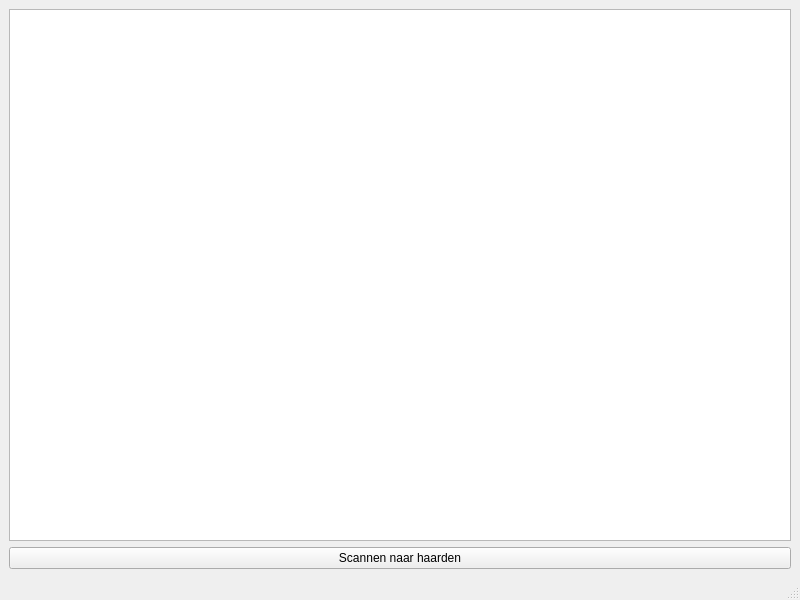
<?xml version="1.0" encoding="UTF-8"?>
<ui version="4.0">
 <class>MainWindow</class>
 <widget class="QMainWindow" name="MainWindow">
  <property name="geometry">
   <rect>
    <x>0</x>
    <y>0</y>
    <width>800</width>
    <height>600</height>
   </rect>
  </property>
  <property name="windowTitle">
   <string>MainWindow</string>
  </property>
  <widget class="QWidget" name="centralwidget">
   <layout class="QVBoxLayout" name="verticalLayout">
    <item>
     <widget class="QListWidget" name="fireplaceListWidget">
      <property name="sizePolicy">
       <sizepolicy hsizetype="Expanding" vsizetype="Expanding">
        <horstretch>0</horstretch>
        <verstretch>0</verstretch>
       </sizepolicy>
      </property>
     </widget>
    </item>
    <item>
     <widget class="QPushButton" name="scanButton">
      <property name="text">
       <string>Scannen naar haarden</string>
      </property>
     </widget>
    </item>
   </layout>
  </widget>
  <widget class="QMenuBar" name="menubar">
   <property name="geometry">
    <rect>
     <x>0</x>
     <y>0</y>
     <width>800</width>
     <height>22</height>
    </rect>
   </property>
  </widget>
  <widget class="QStatusBar" name="statusbar"/>
 </widget>
 <resources/>
 <connections/>
</ui>
